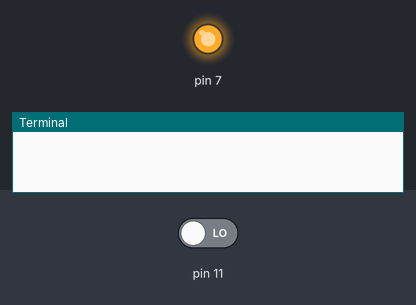
Simulated run of this program. Board: Raspberry Pi (header pin numbers). Parts: output pins drawn as LEDs (lit = HIGH), the last lines printed to the terminal. Dashed ring = blinking. The inputs (shaded band) are chosen by the test bench; at power-on: pin 11 LOW.

Above: at 1.2 s.
1.3 s: pin 11 driven HIGH
At 1.9 s:
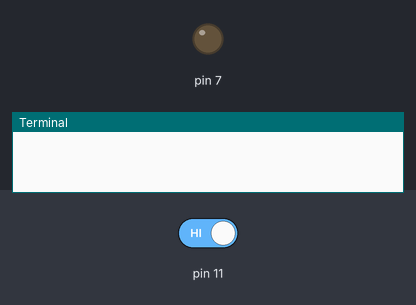
3.5 s: pin 11 driven LOW
At 4.8 s:
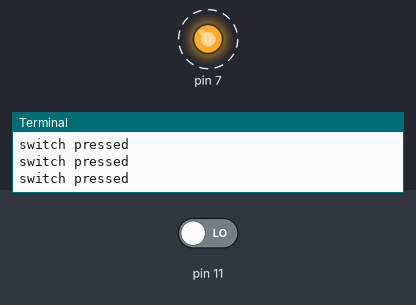
Timing chart, 0 to 13.6 s (numbered marks = the images above; inputs shaded):
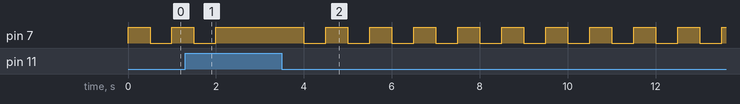

Measured:
- after the input at 1.3 s, pin 7: goes on until 2.0 s, then stays HIGH
- after the input at 3.5 s, pin 7: alternates HIGH for 0.50 s and LOW for 0.50 s, starting after 0.50 s

The program:

module4.py
```python
import RPi.GPIO as GPIO

import time

GPIO.setmode(GPIO.BOARD)

GPIO.setup(11,GPIO.IN)

GPIO.setup(7,GPIO.OUT)
GPIO.output(7,0)

while True:
	#GPIO.output(7, GPIO.input(11))
	if(GPIO.input(11) == True):
		print("switch pressed")
		GPIO.output(7,True)
	else:
		GPIO.output(7,True)
		time.sleep(0.5)
		GPIO.output(7,False)
		time.sleep(0.5)
```
